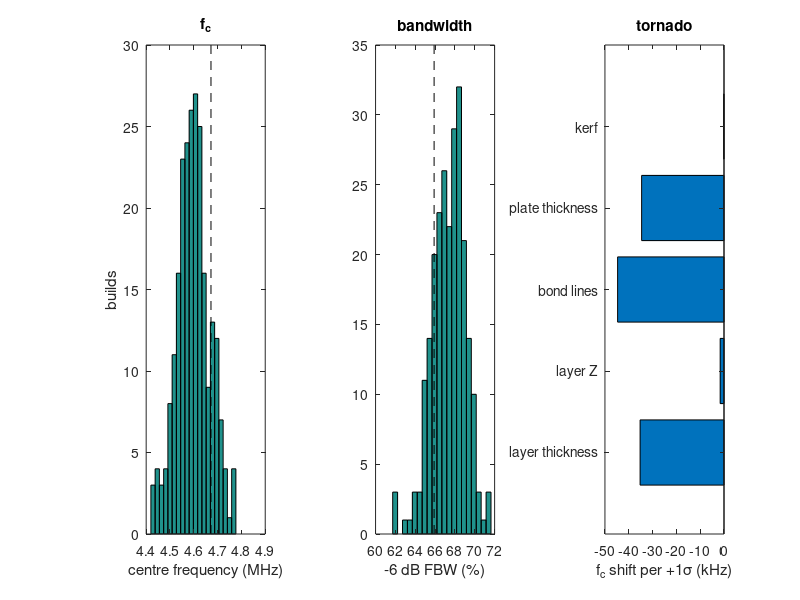

Source code (MATLAB):
%% m17_tolerance_mc.m  --  Monte Carlo tolerance study of a two-layer matched stack
% Purpose : build N virtual transducers with random layer thickness, layer
%           impedance, bond-line thickness, plate thickness and kerf (element
%           area) and read the spread of centre frequency, -6 dB fractional
%           bandwidth and two-way insertion loss from the KLM + ABCD chain
%           of m17_matching_layers.m (Section 17.10, Demo 17.8).
% Model   : PZT-5H-like plate (lambda/2 at 5 MHz), reference port 20 mm^2
%           scaled by element width (pitch 0.30 mm, kerf 25 um nominal),
%           50 ohm, backing 5 MRayl, load 1.5 MRayl, two Desilets layers
%           (8.95 / 2.34 MRayl) at 2500 m/s, a 3 MRayl / 2500 m/s bond line
%           under each layer (truncated at zero), lossless layers.
% Change  : the sigma values below, Ntr, the window limits.
% Expect  : design 4.67 MHz / 66 % / -5.8 dB; built mean about 4.59 MHz
%           (bond lines shift it down by about 1.7 %), sigma about 0.06 MHz;
%           tornado: bond lines, then layer and plate thickness dominate fc.
%           Runtime ~ 13 s (Octave).
clear; close all; rng(1);

%% Parameters
rho = 7500; v = 4560; kt = 0.50; epsS = 1470*8.854e-12;
f0 = 5e6; t0 = v/(2*f0); A0 = 20e-6; ZB = 5; ZL = 1.5; Rs = 50; cLay = 2500;
Zp = rho*v/1e6; Zd = [Zp^(4/7)*ZL^(3/7), Zp^(1/7)*ZL^(6/7)];   % Desilets, MRayl
f = 1.5e6:0.05e6:8.5e6;                                      % scan grid (Hz)
Ntr = 240;                                                   % virtual builds
sd = 0.03; sz = 0.05; bm = 3e-6; bs = 1.5e-6; st = 0.01; sk = 3e-6;  % tolerances

lineM = @(Z, d, c, fr) [cos(2*pi*fr*d/c), 1i*Z*sin(2*pi*fr*d/c); 1i*sin(2*pi*fr*d/c)/Z, cos(2*pi*fr*d/c)];
zin = @(Mx, Zt) (Mx(1,1)*Zt + Mx(1,2)) / (Mx(2,1)*Zt + Mx(2,2));

% each row of allP = [dt kerf b1 b2 z1 z2 d1 d2] -> out = [fc (MHz), FBW (%), IL (dB)]
nom = [0 25e-6 0 0 0 0 0 0];
P = zeros(Ntr, 8);
for i = 1:Ntr
  P(i,:) = [st*randn, 25e-6 + sk*randn, max(0, bm + bs*randn), max(0, bm + bs*randn), sz*randn, sz*randn, sd*randn, sd*randn];
end
base = [0 25e-6 bm bm 0 0 0 0];
tor = repmat(base, 5, 1);
tor(1,7:8) = sd; tor(2,5:6) = sz; tor(3,3:4) = bm + bs; tor(4,1) = st; tor(5,2) = 25e-6 + sk;
allP = [nom; base; P; tor];
out = zeros(size(allP,1), 3);
for q = 1:size(allP,1)
  p = allP(q,:); t = t0*(1 + p(1)); A = A0*(0.300e-3 - p(2))/0.275e-3;
  Ls = zeros(0,3);                                           % rows: [Z (MRayl), d (m), c]
  if p(3) > 0, Ls(end+1,:) = [3, p(3), 2500]; end
  Ls(end+1,:) = [Zd(1)*(1 + p(5)), (1 + p(7))*cLay/(4*f0), cLay];
  if p(4) > 0, Ls(end+1,:) = [3, p(4), 2500]; end
  Ls(end+1,:) = [Zd(2)*(1 + p(6)), (1 + p(8))*cLay/(4*f0), cLay];
  C0 = epsS*A/t; Z0 = rho*v*A; h2 = kt^2*rho*v^2/epsS; m = zeros(size(f));
  for k = 1:numel(f)
    w = 2*pi*f(k); th = w*t/v; X1 = h2*sin(th)/(w^2*Z0); phi = (w*Z0/(2*sqrt(h2)))/sin(th/2);
    half = lineM(Z0, t/2, v, f(k)); Zb = zin(half, ZB*1e6*A); Mf = half;
    for L = 1:size(Ls,1), Mf = Mf*lineM(Ls(L,1)*1e6*A, Ls(L,2), Ls(L,3), f(k)); end
    T = [1, 1i*(X1 - 1/(w*C0)); 0, 1] * [1/phi, 0; 0, phi] * [1, 0; 1/Zb, 1] * Mf;
    ZLa = ZL*1e6*A; u = 1/((T(1,1)*ZLa + T(1,2)) + Rs*(T(2,1)*ZLa + T(2,2)));
    m(k) = abs(2*Rs/ZLa*(ZLa*u)^2);
  end
  [pk, ip] = max(m); lo = ip; while lo > 1 && m(lo) > pk/2, lo = lo - 1; end
  hi = ip; while hi < numel(m) && m(hi) > pk/2, hi = hi + 1; end
  fl = interp1(m(lo:lo+1), f(lo:lo+1), pk/2); fh = interp1(m(hi-1:hi), f(hi-1:hi), pk/2);
  out(q,:) = [(fl + fh)/2/1e6, 100*(fh - fl)/((fl + fh)/2), 20*log10(2*pk)];
end
D = out(1,:); M = out(2,:); B = out(3:2+Ntr,:); TT = out(3+Ntr:end,:);

%% Results
fprintf('design (no bond lines): fc %.2f MHz, FBW %.0f %%, IL %.1f dB\n', D);
fprintf('mean build (3 um bonds): fc %.2f MHz, FBW %.0f %%, IL %.1f dB\n', M);
fprintf('Monte Carlo (%d builds): fc %.2f +- %.3f MHz, FBW %.1f +- %.1f %%, IL %.2f +- %.2f dB\n', ...
        Ntr, mean(B(:,1)), std(B(:,1)), mean(B(:,2)), std(B(:,2)), mean(B(:,3)), std(B(:,3)));
win = B(:,1) >= 0.95*D(1) & B(:,1) <= 1.05*D(1) & B(:,2) >= D(2) - 5 & abs(B(:,3) - D(3)) <= 1.5;
fprintf('inside the three windows: %.0f %%\n', 100*mean(win));
names = {'layer thickness', 'layer Z', 'bond lines', 'plate thickness', 'kerf'};
for k = 1:5, fprintf('+1 sigma %-16s: dfc %+6.1f kHz, dIL %+5.2f dB\n', names{k}, 1000*(TT(k,1) - M(1)), TT(k,3) - M(3)); end

%% Figure
figure('Position', [100 100 900 320]);
subplot(1,3,1); hist(B(:,1), 20); hold on; plot([D(1) D(1)], ylim, 'k--'); xlabel('centre frequency (MHz)'); ylabel('builds'); title('f_c');
subplot(1,3,2); hist(B(:,2), 20); hold on; plot([D(2) D(2)], ylim, 'k--'); xlabel('-6 dB FBW (%)'); title('bandwidth');
subplot(1,3,3); barh(1000*(TT(:,1) - M(1))); set(gca, 'YTickLabel', names); xlabel('f_c shift per +1\sigma (kHz)'); title('tornado');
